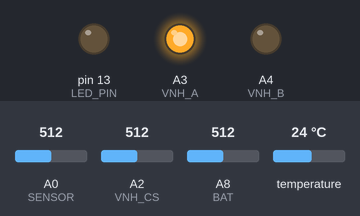
The sketch below on a simulated Arduino Uno, built for the host (arithmetic inside an expression is 32-bit, double 64-bit). Shown: output pins drawn as LEDs (lit = HIGH). Inputs (shaded band) come from the test bench; at power-on: temperature 24 °C, A0 (SENSOR) = 512, A2 (VNH_CS) = 512, A8 (BAT) = 512. Storage starts empty; the modem accepts every AT command (registered, SIM ready, sends succeed) and sends nothing else; what the sketch prints to the serial monitor is not drawn.

Above: at 1.2 s.
1.3 s: temperature set to 10.3 °C
7.1 s: temperature set to 9.3 °C
10.6 s: A0 (SENSOR) set to 557
16.4 s: A0 (SENSOR) set to 583
24.7 s: A2 (VNH_CS) set to 275
30.5 s: A2 (VNH_CS) set to 247
Timing chart, 0 to 33.5 s (numbered marks = the images above; inputs shaded):
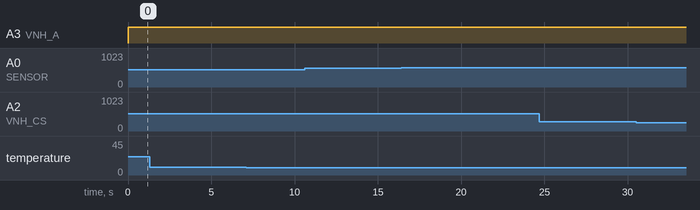

The sketch:

Master_Full_Mix_v5.ino
```cpp
#include <OneWire.h>
#include <Wire.h>
#include "RTClib.h"
#include <SPI.h>
#include <SD.h>
#define TINY_GSM_MODEM_SIM800
#include <TinyGsmClient.h>
#include <ArduinoHttpClient.h>

#define LED_PIN 13
#define VNH_A   A3
#define VNH_B   A4
#define VNH_CS  A2

#define SENSOR  A0
#define BAT     A8
#define DATA_PRESSURE '@'
#define DATA_CURSENSOR '#'
#define MAX_TX_SIZE 58
#define MAXTXFAILURES 10
#define SerialAT Serial1

//-----------------------CONFIG_01-------------------------------
// Device-specific config
#define SLEEPTIME        360                                   //Sleep time, in seconds
// Provider APN settings
const char apn[]  = "internet";
const char user[] = "";
const char pass[] = "";
//-----------------------CONFIG_01-------------------------------

#include "Queue.h":
Queue<char> queue(MAX_TX_SIZE * 3);
RTC_DS1307 rtc;
OneWire  ds(A10);  // on pin 10 (a 4.7K resistor is necessary)
#ifdef DUMP_AT_COMMANDS
  #include <StreamDebugger.h>
  StreamDebugger debugger(SerialAT, Serial);
  TinyGsm modem(debugger);
#else
  TinyGsm modem(SerialAT);
#endif
TinyGsmClient client(modem);

//-----------------------CONFIG_02-------------------------------
// Specific to adafruit.io
#define AIO_SERVER      "io.adafruit.com"
#define AIO_USERNAME    "madiqbal"
#define AIO_KEY         "3134c50dd40d4187a7df32b87cd3c51f"     //Private AIO key
// Name of the server we want to connect to
const char server[]   = "io.adafruit.com";
const int  port       = 80;
const char resource[] = "/api/v2/madiqbal/feeds";         //format: "/api/v2/[USERNAME]/feeds"
const char feedPressureBar[] = "/no5-pressure-bar/data";  //format: "/[FEEDNAME]/data"
const char feedPressurePsi[] = "/no5-pressure-psi/data";
const char feedCurSensor[] = "/no5-cursensor/data";
const char feedBatVoltage[] = "/no5-batvoltage/data";
const char feedTempCels[] = "/no5-tempcels/data";
const char feedQuota[] = "/no5-quota/data";
//-----------------------CONFIG_02-------------------------------

HttpClient http(client, server, port);
const int chipSelect = 53;
uint8_t txfailures = 0;
float Voltage = 0.0;
const int avgSamples = 1; //DISABLED
float sensorValue = 0;
float sensitivity = 100.0 / 500.0; //100mA per 500mV = 0.2
float Vref = 2500; // Output voltage with no current: ~ 2500mV or 2.5V

void setup() {
  Serial.begin(9600);
  pinMode(LED_PIN, OUTPUT);
  pinMode(VNH_A, OUTPUT);
  pinMode(VNH_B, OUTPUT);
  pinMode(SENSOR, INPUT);
  digitalWrite(LED_PIN, LOW);
  SerialAT.begin(9600); //Serial1
  digitalWrite(VNH_A, LOW);
  digitalWrite(VNH_B, LOW);
  if (! rtc.begin()) {
    Serial.println("Couldn't find RTC");
  }
  if (! rtc.isrunning()) {
    Serial.println("RTC is NOT running!");
    rtc.adjust(DateTime(F(__DATE__), F(__TIME__)));
  }
  if (!SD.begin(chipSelect)) {
    Serial.println("Card failed, or not present");
  }else{
    Serial.println("card initialized.");
  }
  WDTCSR = (3<<3); //enable watchdog prescaler change (set WDCE to 1) - also resets
  WDTCSR = (6); //set prescaler to have 1 sec timeout / delay
  WDTCSR |= (1<<6); //enable interrupt mode (set WDIE to 1)
  //ENABLE SLEEP - this enables the sleep mode
  SMCR |= (1 << 2); //power down mode
}

float pressureData;
int waitTime = 600;
int timeCounter = waitTime;
bool firstRun = true;
bool uploadOK;
float batVoltData;
float pressure_barData;
float pressure_psiData;
float vnh_curData;
float vnh_totalData;
float temp_Data;
uint32_t batVoltDataInt;
uint32_t pressure_barDataInt;
uint32_t pressure_psiDataInt;
uint32_t vnh_curDataInt;
uint32_t temp_DataInt;
char logBuf[12];
char fileName[24];
int retryLimit = 10;
int retryCount;
char buf[36];
char append[12];
char quotaBuf[8];
uint32_t quotaData;
int readLoraTimeStart = 0;
int readLoraTimeEnd = 15;
int tempTime = 0;

void loop() {
  digitalWrite(LED_PIN, LOW);
  digitalWrite(VNH_A, LOW);
  digitalWrite(VNH_B, LOW);

  if(timeCounter >= waitTime){
    vnh_totalData = 0;
    digitalWrite(VNH_A, HIGH);
    digitalWrite(VNH_B, LOW);

    modem.init();
    Serial.print(F("Waiting for network..."));
    if (!modem.waitForNetwork()) {
      Serial.println(" Network fail");
      return;
    }
    Serial.println(" OK");

    quotaData = getRemainingQuota();
    Serial.print("Remaining balance: ");
    Serial.println(quotaData);

    Serial.print(F("Waiting for network..."));
    if (!modem.waitForNetwork()) {
      Serial.println(" Network fail");
      return;
    }
    Serial.print(F("Connecting to "));
    Serial.print(apn);
    if (!modem.gprsConnect(apn, user, pass)) {
      Serial.println(" GPRS fail");
      return;
    }
    Serial.println(" OK");
    // if you get a connection, report back via serial:
    if (client.connect(server, port)) {
      Serial.print("Connected to ");
      Serial.println(server);
      retryCount = 0;

      uploadData(buf, feedQuota,quotaData);

      vnh_curData = getVNHCurrentSensor();
      vnh_totalData += vnh_curData;
      vnh_curDataInt = (uint32_t) vnh_curData;
      sprintf(logBuf, "!%db", vnh_curDataInt);

      vnh_curData = getVNHCurrentSensor();
      vnh_totalData += vnh_curData;
      vnh_curDataInt = (uint32_t) vnh_curData;
      sprintf(logBuf, "!%dc", vnh_curDataInt);

      vnh_curData = getVNHCurrentSensor();
      vnh_totalData += vnh_curData;
      vnh_curDataInt = (uint32_t) vnh_curData;
      sprintf(logBuf, "!%dd", vnh_curDataInt);

      batVoltData = getBattery();
      batVoltDataInt = (int) batVoltData;

      temp_Data = getTemp();
      if(temp_Data == -1000)temp_Data = 0;
      temp_DataInt = (uint32_t) temp_Data;
      Serial.print("temp = ");
      Serial.println(temp_Data);

      vnh_curData = getVNHCurrentSensor();
      vnh_totalData += vnh_curData;
      vnh_curDataInt = (uint32_t) vnh_totalData/5;

      vnh_curData = getVNHCurrentSensor();
      vnh_totalData += vnh_curData;
      vnh_curDataInt = (uint32_t) vnh_curData;
      sprintf(logBuf, "!%de", vnh_curDataInt);

      uploadData(buf, feedBatVoltage,batVoltDataInt);

      vnh_curData = getVNHCurrentSensor();
      vnh_totalData += vnh_curData;
      vnh_curDataInt = (int) vnh_curData;
      sprintf(logBuf, "!%df", vnh_curDataInt);
      uploadData(buf, feedTempCels,temp_DataInt);

      vnh_curData = getVNHCurrentSensor();
      vnh_totalData += vnh_curData;
      vnh_curDataInt = (uint32_t) vnh_curData;
      sprintf(logBuf, "!%dg", vnh_curDataInt);

      pressureData = getPressure();
      Serial.print(F("\nWater Pressure val: "));
      Serial.println(pressureData);
      pressure_barData = ((pressureData - 0.5) / 4.0) * 12.0;

      if(pressureData== -1)pressure_barData=0.0;

      pressure_barData *= 1000.0;
      pressure_barDataInt = (uint32_t) pressure_barData;
      Serial.print("Pressure (bar): ");
      Serial.println(pressure_barData);

      uploadData(buf, feedPressureBar,pressure_barDataInt);

      vnh_curData = getVNHCurrentSensor();
      vnh_totalData += vnh_curData;
      vnh_curDataInt = (uint32_t) vnh_curData;
      sprintf(logBuf, "!%dh", vnh_curDataInt);

      pressure_psiData = pressure_barData * 14.5038;
      pressure_psiDataInt = (uint32_t) pressure_psiData;
      Serial.print("Pressure (psi): ");
      Serial.println(pressure_psiData);

      uploadData(buf, feedPressurePsi, pressure_psiDataInt);

      vnh_curData = getVNHCurrentSensor();
      vnh_totalData += vnh_curData;
      vnh_curDataInt = (uint32_t) vnh_curData;
      sprintf(logBuf, "!%di", vnh_curDataInt);

      vnh_curDataInt = (uint32_t) vnh_totalData/9;
      uploadData(buf, feedCurSensor,vnh_curDataInt);

      vnh_curData = getVNHCurrentSensor();
      vnh_curDataInt = (uint32_t) vnh_curData;
      sprintf(logBuf, "!%dj", vnh_curDataInt);

      client.stop();
      Serial.println("Server disconnected");

      modem.gprsDisconnect();
      Serial.println("GPRS disconnected");

    } else {
      // if you didn't get a connection to the server:
      Serial.println("Connection failed");
    }

    digitalWrite(LED_PIN, LOW);
    digitalWrite(VNH_A, LOW);
    digitalWrite(VNH_B, LOW);

    LowPowerSleep(SLEEPTIME); //deep sleep for ~SLEEPTIME sec

    vnh_curData = getVNHCurrentSensor();
    vnh_curDataInt = (uint32_t) vnh_curData;
    sprintf(logBuf, "!%dk", vnh_curDataInt);
  }
}

float getPressure(){
  int count = 10;
  int waitLimit = 100;
  int waitCount = 0;
  int dataRead;
  int total = 0;
  float average;
  float voltage;

  dataRead = analogRead(SENSOR); //Serial3.read();

  voltage = dataRead * 5.0 / 1024.0;
  Serial.print("Voltage (volt): ");
  Serial.println(voltage);
  if(voltage<0.5 || voltage >4.5)return -1;

  return voltage;
}

float getBattery(){
  int dataRead;
  float voltage;

  dataRead = analogRead(BAT);

  voltage = dataRead * 5.0 * 1000.0 / 1024.0;

  return voltage;
}

float getVNHCurrentSensor()
{
  int adc2;

  adc2 = analogRead(VNH_CS); //ads.readADC_SingleEnded(2);

  float current = adc2 * 38;
  return current;
}

float getTemp(){
  //returns the temperature from one DS18S20 in DEG Celsius

  byte data[12];
  byte addr[8];

  if ( !ds.search(addr)) {
    //no more sensors on chain, reset search
    ds.reset_search();
    return -1000;
  }

  if ( OneWire::crc8( addr, 7) != addr[7]) {
    Serial.println("CRC is not valid!");
    return -1000;
  }

  if ( addr[0] != 0x10 && addr[0] != 0x28) {
    Serial.print("Device is not recognized");
    return -1000;
  }

  ds.reset();
  ds.select(addr);
  ds.write(0x44,1); // start conversion, with parasite power on at the end

  delay(750); // Wait for temperature conversion to complete

  byte present = ds.reset();
  ds.select(addr);
  ds.write(0xBE); // Read Scratchpad


  for (int i = 0; i < 9; i++) { // we need 9 bytes
    data[i] = ds.read();
  }

  ds.reset_search();

  byte MSB = data[1];
  byte LSB = data[0];

  float tempRead = ((MSB << 8) | LSB); //using two's compliment
  float TemperatureSum = tempRead / 16;

  return TemperatureSum;

}

void packData(char *buf, uint32_t data){
  strcpy(buf,"{\"datum\":{\"value\":\"");
  sprintf(append,"%u",data);
  strcat(buf,append);
  strcat(buf,"\"}}");
}

void uploadData(char *buf, char *feedName, uint32_t data){
  packData(buf,data);
  Serial.print("Sent data: ");
  Serial.println(buf);
  Serial.print("Data size: ");
  Serial.println(strlen(buf));
  Serial.print("Feed: ");
  Serial.print(resource);
  Serial.println(feedName);
  // Make a HTTP request:
  client.print("POST ");
  client.print(resource);
  client.print(feedName);
  client.println(" HTTP/1.1");
  client.print("Host: ");
  client.println(server);

  client.print("Content-Length: ");
  client.println(strlen(buf));
  client.println("Content-Type: application/json");
  client.print("X-AIO-Key: ");
  client.println(AIO_KEY);
  client.println();// important need an empty line here

  client.println(buf);
}

uint32_t getRemainingQuota(){
  int timeout = 60;
  int index = 0;
  char c;
  bool dataStart = false;
  bool numFound = false;
  SerialAT.println("AT+CUSD=1,\"*888*3*2#\"");

  while(timeout--){
    if(index >= 7){
      break;
    }
    while(SerialAT.available()){
      c = SerialAT.read();
      Serial.print(c);
      if(dataStart == false){
        if(c == '"'){
          dataStart = true;
        }
        continue;
      }
      if(c < '0' || c > '9'){
        if(numFound){
          timeout = 0;
          break;
        }
        continue;
      }
      if(numFound == false){
        numFound = true;
      }
      quotaBuf[index] = c;
      index++;
    }
    if(timeout==0){
      break;
    }
    //delay(1000);
    LowPowerSleep(1);
  }
  quotaBuf[index] = 0;

  Serial.print("quotaBuf: ");
  Serial.println(quotaBuf);

  return atoi(quotaBuf);
}

void LowPowerSleep(int period){
  SMCR |= 1; //enable sleep
  //Disable ADC before sleep
  ADCSRA &= ~(1 << 7);
  for(int i=0; i<=period; i++){
    //BOD DISABLE - this must be called right before the __asm__ sleep instruction
    MCUCR |= (3 << 5); //set both BODS and BODSE at the same time
    MCUCR = (MCUCR & ~(1 << 5)) | (1 << 6); //then set the BODS bit and clear the BODSE bit at the same time
    __asm__  __volatile__("sleep");//in line assembler to go to sleep
  }
  SMCR &= ~(1); //disable sleep
  //Enable ADC after waking up
  ADCSRA |= (1 << 7);
}

ISR(WDT_vect){
  //dummy interrupt handler to prevent reset
}
```

Queue.h
```cpp
/*
 * Queue.h
 *
 * By Steven de Salas
 *
 * Defines a templated (generic) class for a queue of things.
 * Used for Arduino projects, just #include "Queue.h" and add this file via the IDE.
 *
 * Examples:
 *
 * Queue<char> queue(10); // Max 10 chars in this queue
 * queue.push('H');
 * queue.push('e');
 * queue.count(); // 2
 * queue.push('l');
 * queue.push('l');
 * queue.count(); // 4
 * Serial.print(queue.pop()); // H
 * Serial.print(queue.pop()); // e
 * queue.count(); // 2
 * queue.push('o');
 * queue.count(); // 3
 * Serial.print(queue.pop()); // l
 * Serial.print(queue.pop()); // l
 * Serial.print(queue.pop()); // o
 *
 * struct Point { int x; int y; }
 * Queue<Point> points(5);
 * points.push(Point{2,4});
 * points.push(Point{5,0});
 * points.count(); // 2
 *
 */

#ifndef QUEUE_H
#define QUEUE_H

#include <Arduino.h>

template<class T>
class Queue {
  private:
    int _front, _back, _count;
    T *_data;
    int _maxitems;
  public:
    Queue(int maxitems = 256) {
      _front = 0;
      _back = 0;
      _count = 0;
      _maxitems = maxitems;
      _data = new T[maxitems + 1];
    }
    ~Queue() {
      delete[] _data;
    }
    inline int count();
    inline int front();
    inline int back();
    void push(const T &item);
    T peek();
    T pop();
    void clear();
};

template<class T>
inline int Queue<T>::count()
{
  return _count;
}

template<class T>
inline int Queue<T>::front()
{
  return _front;
}

template<class T>
inline int Queue<T>::back()
{
  return _back;
}

template<class T>
void Queue<T>::push(const T &item)
{
  if(_count < _maxitems) { // Drops out when full
    _data[_back++]=item;
    ++_count;
    // Check wrap around
    if (_back > _maxitems)
      _back -= (_maxitems + 1);
  }
}

template<class T>
T Queue<T>::pop() {
  if(_count <= 0) return T(); // Returns empty
  else {
    T result = _data[_front];
    _front++;
    --_count;
    // Check wrap around
    if (_front > _maxitems)
      _front -= (_maxitems + 1);
    return result;
  }
}

template<class T>
T Queue<T>::peek() {
  if(_count <= 0) return T(); // Returns empty
  else return _data[_front];
}

template<class T>
void Queue<T>::clear()
{
  _front = _back;
  _count = 0;
}

#endif
```
